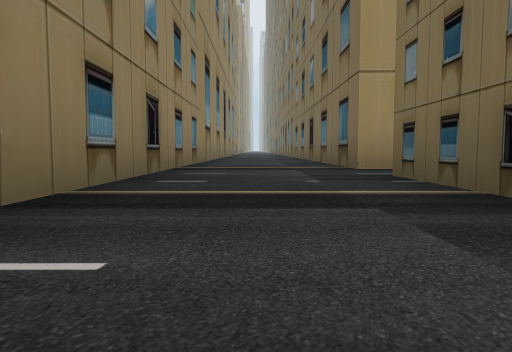
View 1 (above)

17 first-person views from a walk through a Gazebo world. The camera is 1.2 m above the floor, tilts 4° down and sees 70° across. The floor is counted in squares, 5 m on a side. Each view is taken from the middle of a square. On the plan, view 1 faces up. The plan holds only what a view shows up to about 9 squares ahead; the rest is blank. The place goes on beyond the plan.

View 2
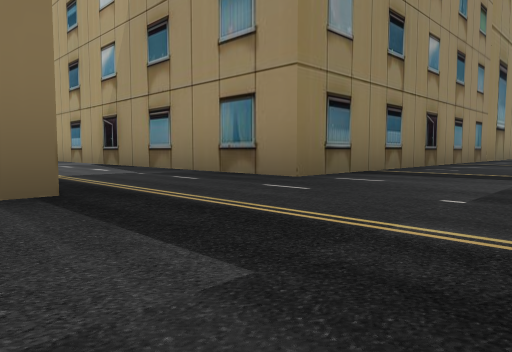

View 3
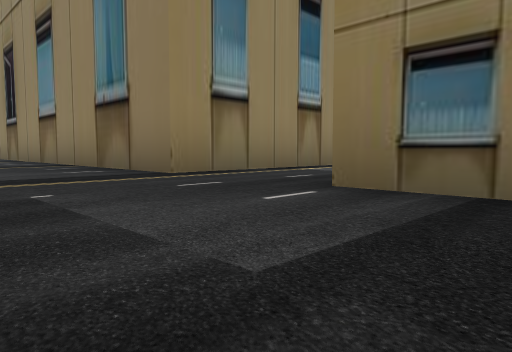

View 4
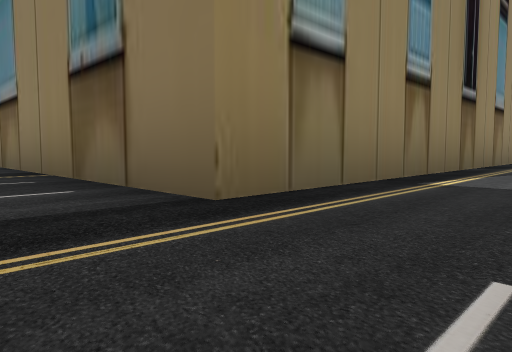

View 5
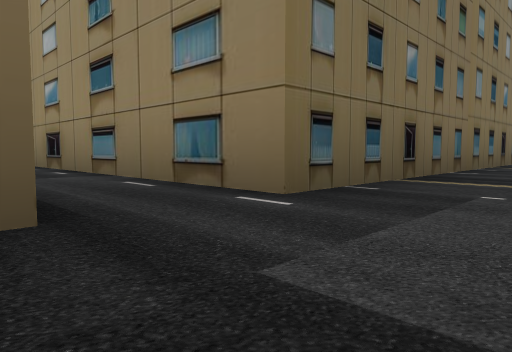

View 6
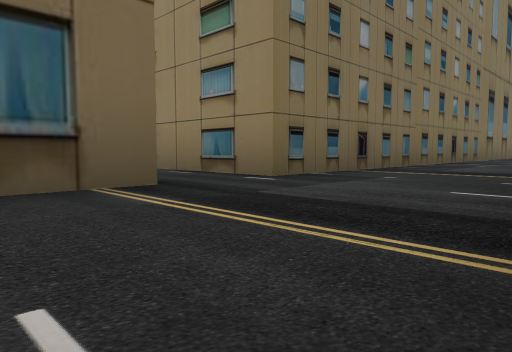

View 7
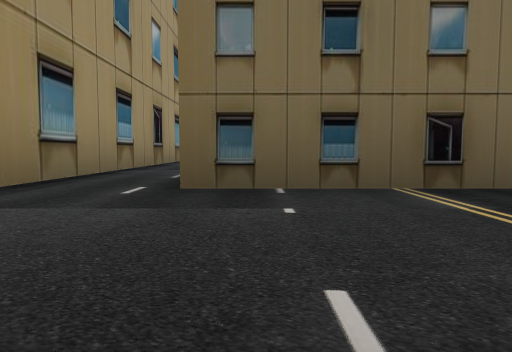

View 8
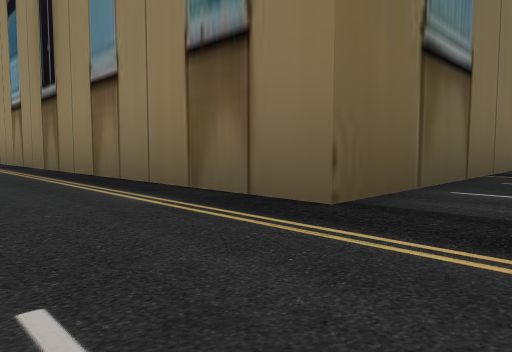

View 9
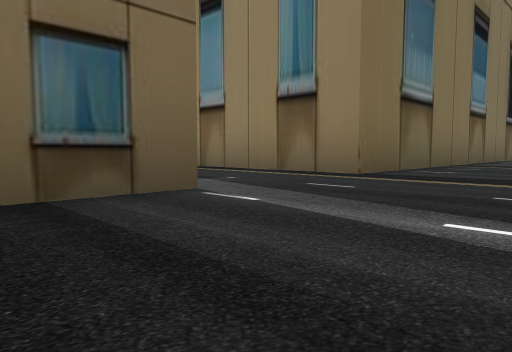

View 10
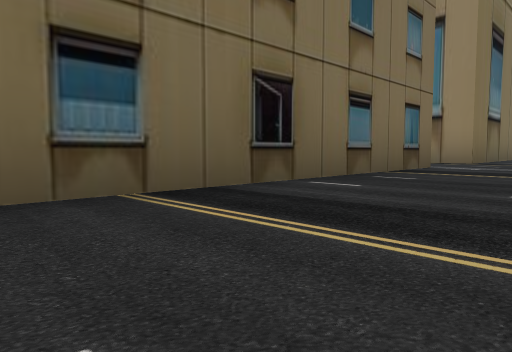

View 11
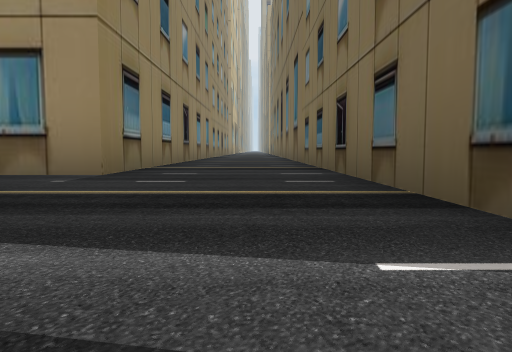

View 12
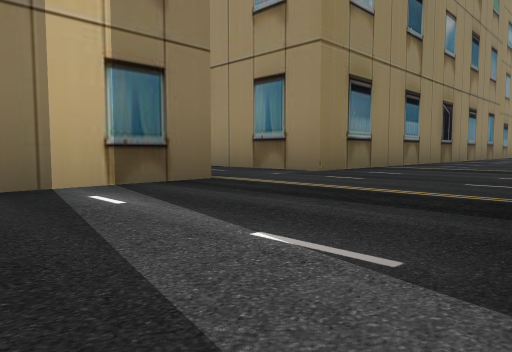

View 13
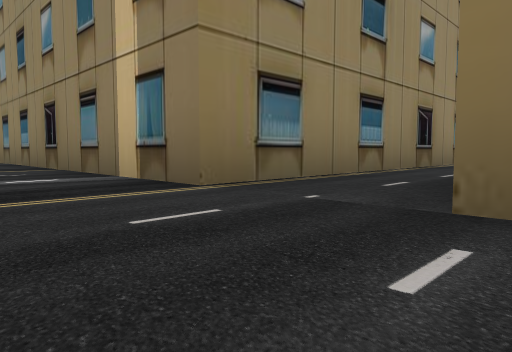

View 14
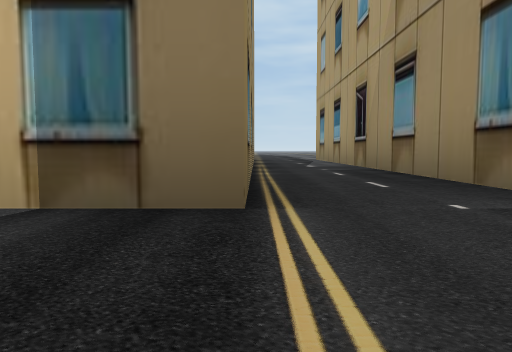

View 15
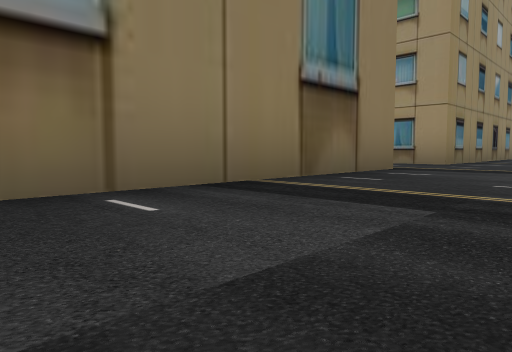

View 16
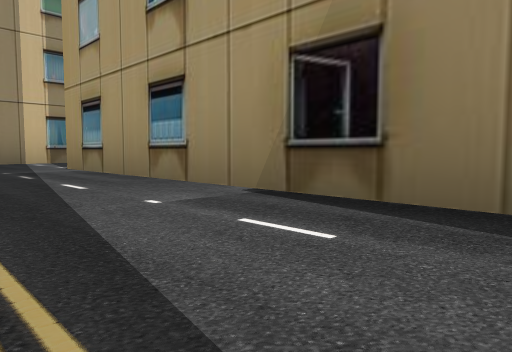

View 17
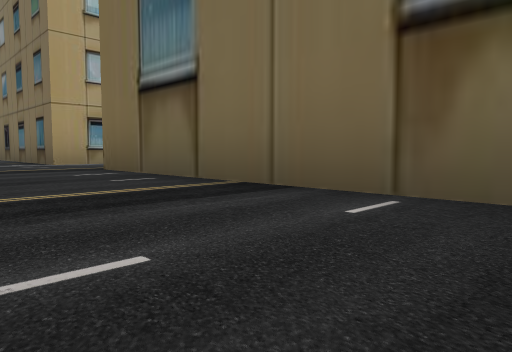

### Floor plan
Key: @ floor where view 1 was taken; . floor; B building.
Columns run from 18 left of view 1 to 7 right of it. Each row starts with its distance up from view 1.
  6       B..B      B...B
  5       B..B      B...BBBBBB
  4 BBBBBBB..B      B........
  3 .........B      B...BBBBB
  2  BBBBBB..B      B...B
  1       B..BBBBBBBB...B
  0       B...........@.B
 -1       B.............B
 -2       B..BBBBBBBB...B
 -3       B..B      B...B
 -4       B..B      B...B
 -5        ..B      B...B
 -6        ..B      B...
 -7          B      B.
 -8          B      B.
 -9          B      B

Positions as (right, up) in squares from view 1, and headings:
1: (0, 0), facing up
2: (1, -2), facing up-left
3: (1, 2), facing down-left
4: (0, 0), facing down-left
5: (0, 5), facing down-right
6: (-1, 6), facing down-right
7: (-1, 3), facing right
8: (-10, 0), facing down-right
9: (-11, 2), facing down-right
10: (-11, 6), facing down-right
11: (-10, 0), facing up
12: (-9, 0), facing up-left
13: (-10, 4), facing down-left
14: (-10, 2), facing left
15: (1, -6), facing up-left
16: (-4, -1), facing up-left
17: (-11, -6), facing up-right
